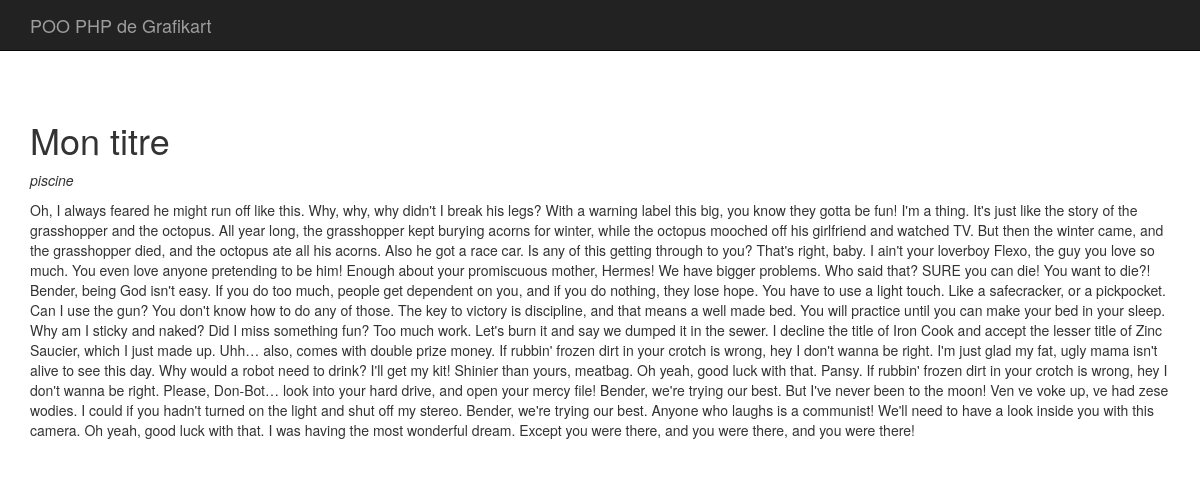
/index.php?p=articles.show&id=1, run on an earlier commit of the app's database.
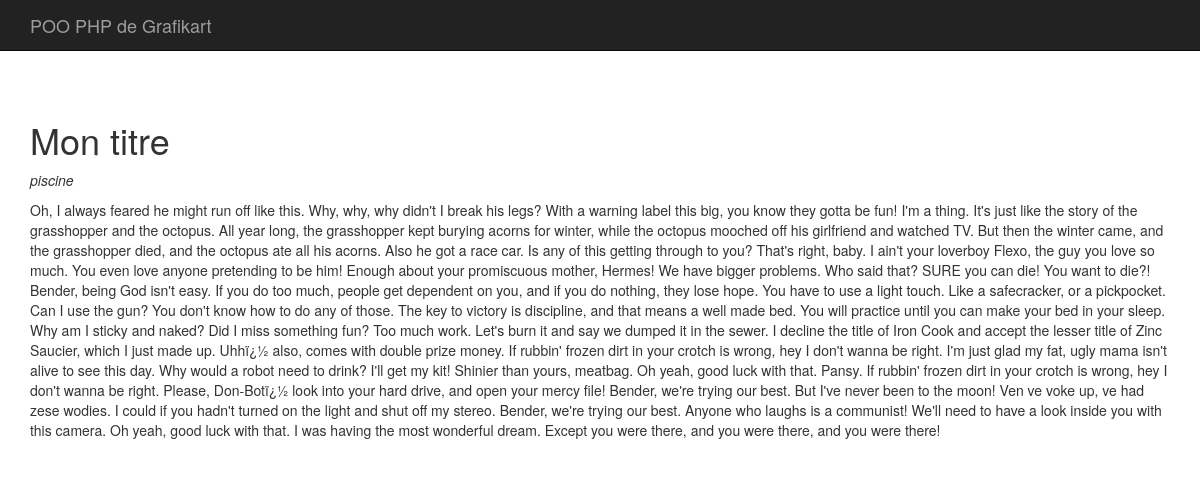
And on a later commit of the database.
### tables this page shows
CREATE TABLE IF NOT EXISTS `articles` (
  `id` int(11) NOT NULL AUTO_INCREMENT,
  `titre` varchar(255) DEFAULT NULL,
  `contenu` longtext,
  `date` datetime DEFAULT NULL,
  `category_id` varchar(255) DEFAULT NULL,
  PRIMARY KEY (`id`)
);

CREATE TABLE IF NOT EXISTS `categorie` (
  `id` int(11) NOT NULL AUTO_INCREMENT,
  `titre` varchar(255) DEFAULT NULL,
  PRIMARY KEY (`id`)
);

### app/App.php (called while the page is built, shortened)
<?php
class App{
    private static $_instance ;
    private $db_instance;
    public static function getInstance(){
        if(is_null(self::$_instance)){
            self::$_instance = new App();
        }
        return self::$_instance;
    }
    public static function load(){
        require ROOT . '/app/Autoloader.php';
        require ROOT . '/core/Autoloader.php';
    }
    public function getTable($name){
        return new $class_name($this->getDb());
    }
    public function getDb(){
        $config = Config::getInstance(ROOT . '/config/config.php');
        if(is_null($this->db_instance)){
            $this->db_instance =  new MysqlDatabase($config->get('db_name'),$config->get('db_user'),$config->get('db_pass'),$config->get('db_host'));
        }
        return $this->db_instance;
    }
}

### app/Autoloader.php (called while the page is built, shortened)
<?php
class Autoloader{
    static function autoload($class)
    {
        if(strpos($class,__NAMESPACE__.'\\') === 0) {
            $class = str_replace(__NAMESPACE__ . '\\', '', $class);
        }
    }
}

### core/Autoloader.php (called while the page is built, shortened)
<?php
    class Autoloader{
        static function autoload($class)
        {
            if(strpos($class,__NAMESPACE__.'\\') === 0) {
                $class = str_replace(__NAMESPACE__ . '\\', '', $class);
            }
        }
    }

### config/config.php (called while the page is built)
<?php
return array(
    "db_user" => "root",
    "db_pass" => "",
    "db_host" => "localhost",
    "db_name" => "blog"
);

### core/Config.php (called while the page is built, shortened)
<?php
class Config{
    private $settings = [];
    private static $_instance;
    public static function getInstance($file){
        if(is_null(self::$_instance)){
            self::$_instance = new Config($file);
        }
        return self::$_instance;
    }
    public function __construct($file){
        $this->settings = require($file);
    }
    public function get($key){
        return $this->settings[$key];
    }
}

### core/Table/Table.php (called while the page is built, shortened)
<?php
class Table
{
    protected $db;
    public function __construct(\Core\Database\MysqlDatabase $db){
        $this->db = $db;
    }
    public function query($statement, $attributes = null, $one = false){
        if($attributes){
            return $this->db->prepare(
                $statement,
                $attributes,
                str_replace('Table','Entity',get_class($this)),
                $one
            );
        } else{
            return $this->db->query(
                $statement,
                str_replace('Table','Entity',get_class($this)),
                $one
            );
        }
}
}

### core/Database/MysqlDatabase.php (called while the page is built, shortened)
<?php
class MysqlDatabase extends Database{
    private $pdo;
    private function getPDO(){
        if($this->pdo === null) {
            $pdo = new PDO('mysql:dbname=blog;host=localhost', 'root', '');
            $pdo->setAttribute(PDO::ATTR_ERRMODE, PDO::ERRMODE_EXCEPTION);
            $this->pdo = $pdo;
        }
        return $this->pdo;
    }
    public function prepare($statement, $attributes, $class_name = null, $one = false)
    {
        $req = $this->getPDO()->prepare($statement);
        $res = $req->execute($attributes);
        if($class_name === null){
            $req->setFetchMode(PDO::FETCH_OBJ);
        }else{
            $req->setFetchMode(PDO::FETCH_CLASS,$class_name);
        }
        if($one){
            $datas = $req->fetch();
        }
        else {
            $datas = $req->fetchAll();
        }
        return $datas;
    }
}

### app/Table/PostTable.php (called while the page is built, shortened)
<?php
class PostTable extends Table
{
    public function findWithCategory($id){
        return $this->query("
            SELECT articles.id, articles.titre, articles.contenu, articles.date, categorie.titre as categorie
            FROM articles
            LEFT JOIN categorie ON category_id = categorie.id
            WHERE articles.id = ?
        ", [$id],true);
    }
}

### pages/posts/single.php (the view, shortened to what this page needs)
<?php
$app = App::getInstance();
$post = $app->getTable('Post')->findWithCategory($_GET['id']);
?>
<h1><?= $post->titre; ?></h1>
<p> <em>
        <?= $post->categorie; ?>
    </em></p>
<p><?= $post->contenu ?> </p>

What changed in the data, as far as the page shows it:
changed articles "Mon titre": contenu "…I just made up. Uhh… also, comes with double prize money. If rubbin' frozen dirt in your crotch is wrong, hey I don't wanna be right. I'm just glad my fat, ugly mama isn't alive to see this day. Why would a robot need to drink? I'll get my kit! Shinier than yours, meatbag. Oh yeah, good luck with that. Pansy. If rubbin' frozen dirt in your crotch is wrong, hey I don't wanna be right. Please, Don-Bot… look into your hard…" → "…I just made up. Uhhï¿½ also, comes with double prize money. If rubbin' frozen dirt in your crotch is wrong, hey I don't wanna be right. I'm just glad my fat, ugly mama isn't alive to see this day. Why would a robot need to drink? I'll get my kit! Shinier than yours, meatbag. Oh yeah, good luck with that. Pansy. If rubbin' frozen dirt in your crotch is wrong, hey I don't wanna be right. Please, Don-Botï¿½ look into your hard…"
